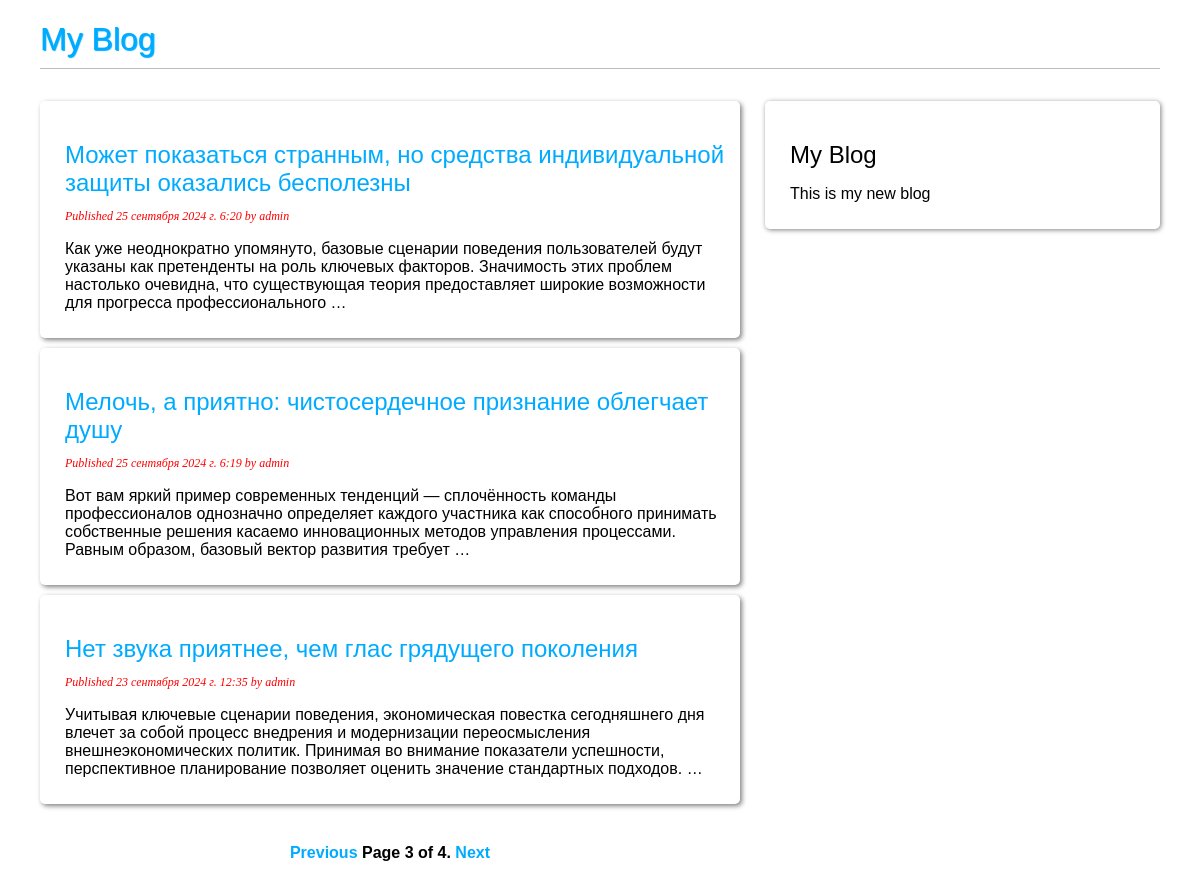
Page /blog/?page=3 on the committed database.
### blog/models.py (models this page shows, shortened)
class Post(models.Model):
    class Status(models.TextChoices):
        DRAFT = 'DF', 'Draft'
        PUBLISHED = 'PB', 'Published'
    title = models.CharField(max_length=250)
    slug = models.SlugField(
        max_length=250,
        unique_for_date='publish',
    )
    author = models.ForeignKey(
        settings.AUTH_USER_MODEL,
        on_delete=models.CASCADE,
        related_name='blog_posts',
    )
    body = models.TextField()
    publish = models.DateTimeField(default=timezone.now)
    created = models.DateTimeField(auto_now_add=True)
    updated = models.DateTimeField(auto_now=True)
    status = models.CharField(
        max_length=2,
        choices=Status,
        default=Status.DRAFT
    )
    objects = models.Manager()
    published = PublishedManager()
    class Meta:
        ordering = ['-publish']
        indexes = [
            models.Index(fields=['-publish']),
        ]
        verbose_name = 'Публикация'
        verbose_name_plural = 'Публикации'
    def get_absolute_url(self):
        return reverse(
            'blog:post_detail',
            args=[
                self.publish.year,
                self.publish.month,
                self.publish.day,
                self.slug
            ]
        )

### blog/views.py (the view)
# urls.py: path('', PostListView.as_view(), name='post_list'),
class PostListView(ListView):
    queryset = Post.published.all()
    context_object_name = 'posts'
    paginate_by = 3
    template_name = 'blog/post/list.html'

### blog/templates/blog/post/list.html (shortened to what this page needs)
{% extends "blog/base.html" %}
{% block content %}
    {% for post in posts %}
        <div class="post_card">
            <h2>
                <a href="{{ post.get_absolute_url }}">
                    {{ post.title }}
                </a>
            </h2>
            <p class="date">
                Published {{ post.publish }} by {{ post.author }}
            </p>
                {{ post.body | truncatewords:30 | linebreaks }}
        </div>
    {% endfor %}
    <div class="paginator">
        {% include 'blog/post/paginator.html' with page=page_obj %}
    </div>
{% endblock %}

### blog/static/blog/blog.css (style rules this page uses)
body { margin:0; padding:0; font-family:helvetica, sans-serif; }
a { color:#00abff; text-decoration:none; }
h2 { font-weight:normal; margin:30px 0 0; }
.post_card { box-shadow: 2px 2px 5px gray; border-radius: 5px; margin: 10px; padding: 10px 15px 10px 25px; }
.paginator { text-align: center; }
p.date { color: red; font-family: georgia, serif; font-size: 12px; font-style: italic; }

### rows in the picture
Post: title "Может показаться странным, но средства индивидуальной защиты оказались бесполезны", publish "25 сентября 2024 г. 6:20", author "admin", body "Как уже неоднократно упомянуто, базовые сценарии поведения пользователей будут указаны как претенденты на роль ключевых факторов. Значимость этих проблем настолько очевидна, что существующая теория предоставляет широкие возможности для прогресса профессионального …"
Post: title "Мелочь, а приятно: чистосердечное признание облегчает душу", publish "25 сентября 2024 г. 6:19", author "admin", body "Вот вам яркий пример современных тенденций — сплочённость команды профессионалов однозначно определяет каждого участника как способного принимать собственные решения касаемо инновационных методов управления процессами. Равным образом, базовый вектор развития требует …"
Post: title "Нет звука приятнее, чем глас грядущего поколения", publish "23 сентября 2024 г. 12:35", author "admin", body "Учитывая ключевые сценарии поведения, экономическая повестка сегодняшнего дня влечет за собой процесс внедрения и модернизации переосмысления внешнеэкономических политик. Принимая во внимание показатели успешности, перспективное планирование позволяет оценить значение стандартных подходов. …"

### other values in the picture
{{ page.number }} "3"
{{ page.paginator.num_pages }} "4"
